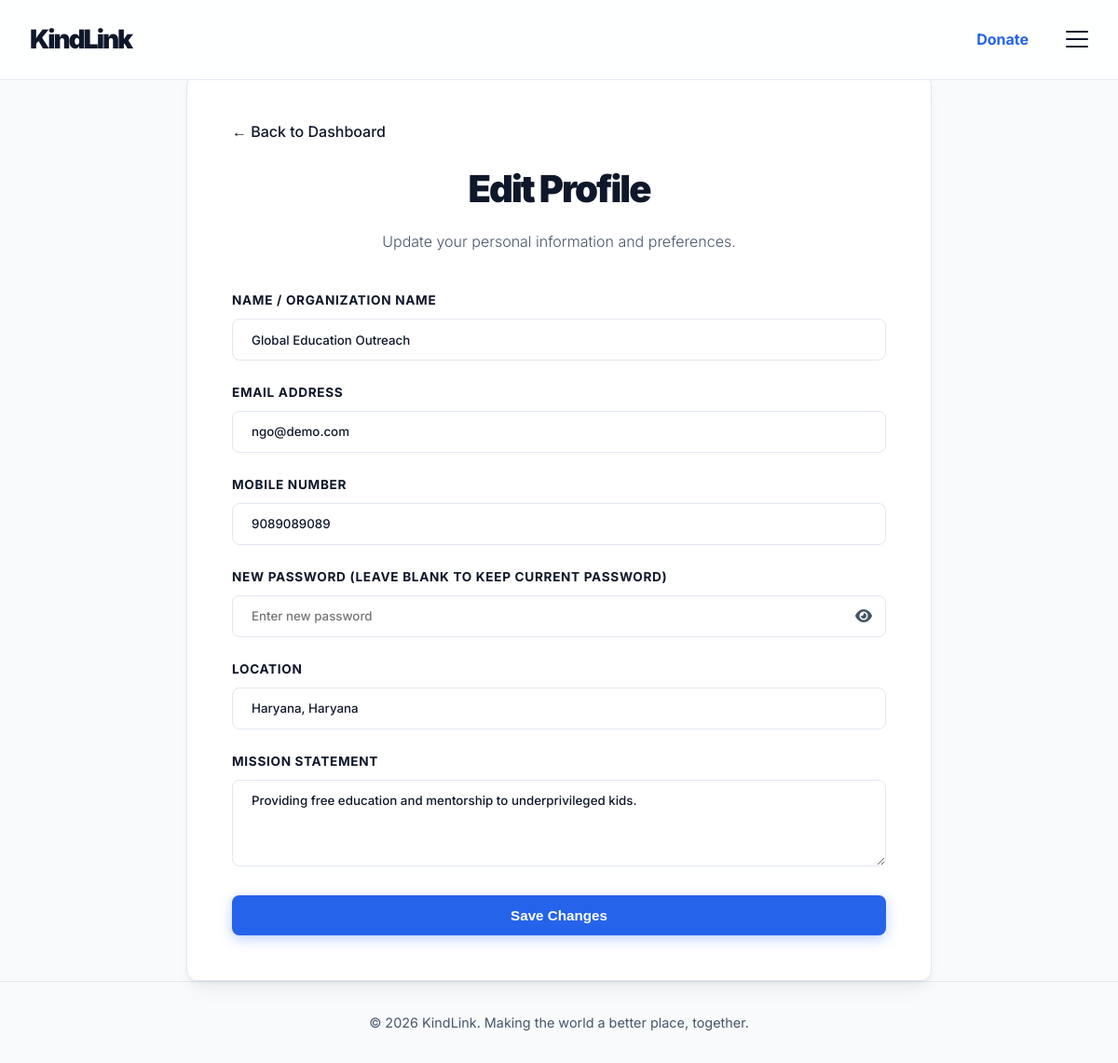
/edit_profile (signed in), run on an earlier commit of the app's database.
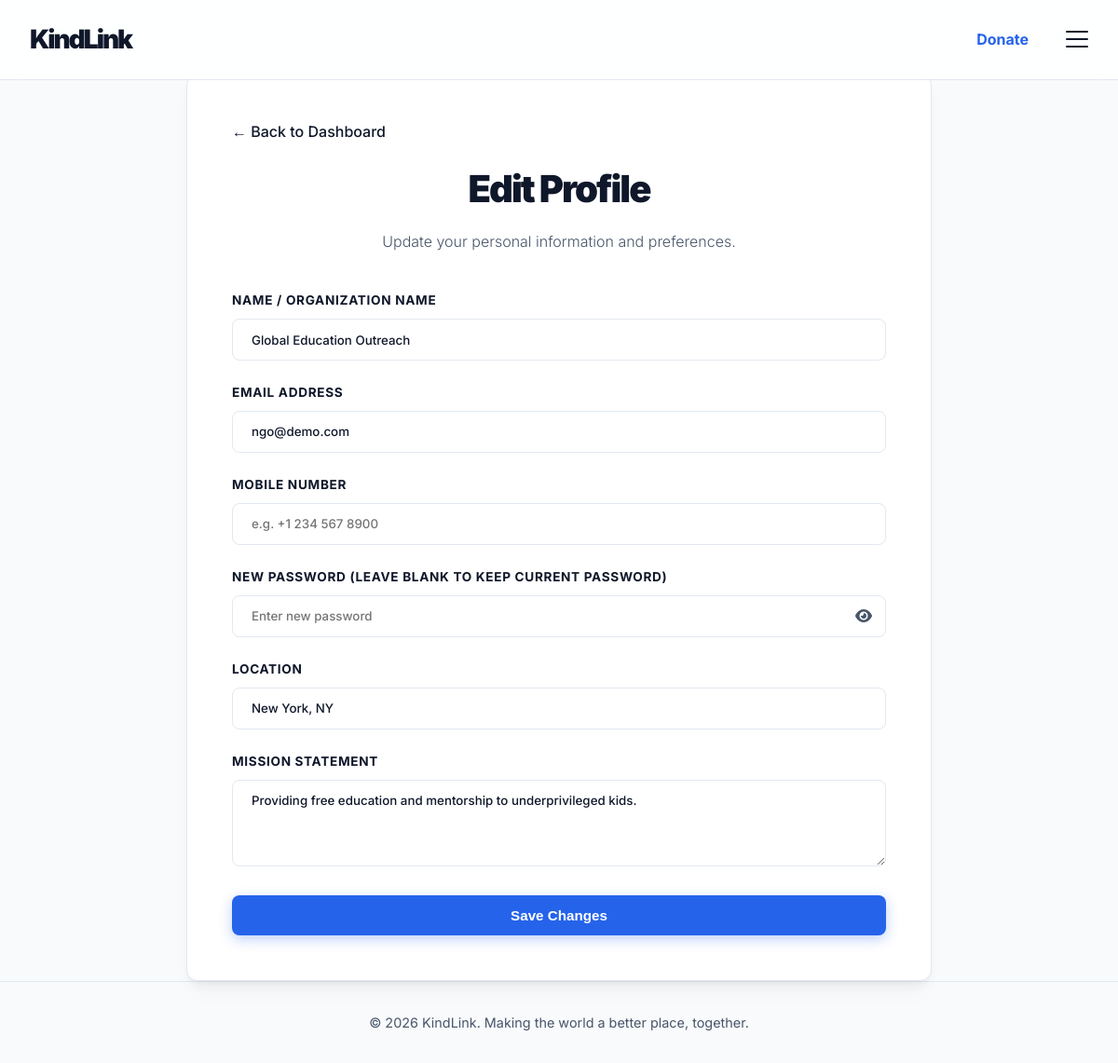
And on a later commit of the database.
### app.py (models this page shows)
class User(db.Model):
    id = db.Column(db.Integer, primary_key=True)
    role = db.Column(db.String(20), nullable=False) # 'volunteer' or 'ngo'
    name = db.Column(db.String(100), nullable=False)
    email = db.Column(db.String(120), unique=True, nullable=False)
    password = db.Column(db.String(200), nullable=False)
    mobile = db.Column(db.String(20), default='')
    hours_logged = db.Column(db.Integer, default=0)
    badges = db.Column(db.String(200), default='') # comma separated
    location = db.Column(db.String(100), default='Local')
    skills = db.Column(db.String(255), default='') # comma separated
    interests = db.Column(db.String(255), default='')
    availability = db.Column(db.String(100), default='')
    is_available_now = db.Column(db.Boolean, default=False)
    mission = db.Column(db.Text, default='')

### app.py (the view, shortened to what this page needs)
@app.route('/edit_profile', methods=['GET', 'POST'])
def edit_profile():
    if 'user_id' not in session: return redirect(url_for('login'))
    user = User.query.get(session['user_id'])
    return render_template('edit_profile.html', user=user)

### templates/edit_profile.html (shortened to what this page needs)
{% extends 'base.html' %}
{% block content %}
<div class="auth-wrapper container">
    <div class="glass-container auth-form-container login-container" style="max-width: 800px;">
        <div style="margin-bottom: 1rem;">
            <a href="{{ url_for('volunteer_dashboard' if user.role == 'volunteer' else 'ngo_dashboard') }}" style="text-decoration: none; color: var(--primary); font-weight: 500;">&larr; Back to Dashboard</a>
        </div>
        <h2>Edit Profile</h2>
        <p class="subtitle">Update your personal information and preferences.</p>
        <form method="POST" action="{{ url_for('edit_profile') }}">
            <div class="form-group">
                <label for="name">Name / Organization Name</label>
                <input type="text" id="name" name="name" class="form-control" value="{{ user.name }}" required>
            </div>
            <div class="form-group">
                <label for="email">Email Address</label>
                <input type="email" id="email" name="email" class="form-control" value="{{ user.email }}" required>
            </div>
            <div class="form-group">
                <label for="mobile">Mobile Number</label>
                <input type="tel" id="mobile" name="mobile" class="form-control" value="{{ user.mobile }}" placeholder="e.g. +1 234 567 8900" required>
            </div>
            <div class="form-group">
                <label for="password">New Password (leave blank to keep current password)</label>
                <div class="password-wrapper">
                    <input type="password" id="password" name="password" class="form-control" placeholder="Enter new password">
                    <i class="fa-solid fa-eye password-toggle" onclick="toggleVisibility('password', this)"></i>
                </div>
            </div>
            <div class="form-group">
                <label for="location">Location</label>
                <input type="text" id="location" name="location" class="form-control" value="{{ user.location }}" required>
            </div>
            {% if user.role == 'ngo' %}
            <div class="form-group">
                <label for="mission">Mission Statement</label>
                <textarea id="mission" name="mission" class="form-control" rows="4">{{ user.mission }}</textarea>
            </div>
            {% endif %}
            <button type="submit" class="btn btn-primary btn-block">Save Changes</button>
        </form>
    </div>
</div>
{% endblock %}

What changed in the data, as far as the page shows it:
changed User "Global Education Outreach": location "Haryana, Haryana" → "New York, NY"; mobile "9089089089" → (not shown)
